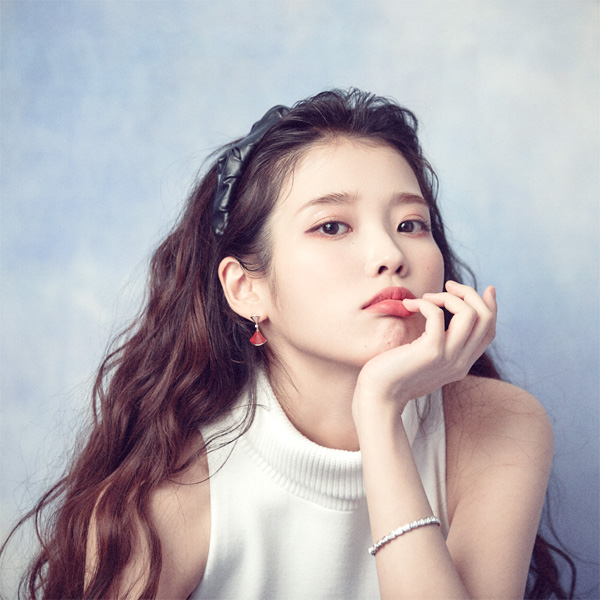
#> input picture OpenCV/code/chap06/image/img1.jpg, 600 x 600 px, found by its file name
$ python 13.py
#> lines starting #> are read from the running program, lines starting #| are printed output that depends on the picture; after the words box and inside, x2 and y2 are one past the last pixel; in counts of white or black regions, pixels touching at a corner belong together
import numpy as np, cv2

image = cv2.imread("c:/computervision/chap06/image/img1.jpg", 1)
#> image is the input picture: shape (600, 600, 3); mean B, G, R 178, 173.3, 180.2
if image is None : raise Exception("영상파일 읽기 오류")

Y = np.zeros((image.shape[0],image.shape[1]), np.float32)
Cb = np.zeros((image.shape[0],image.shape[1]), np.float32)
Cr = np.zeros((image.shape[0],image.shape[1]), np.float32)

b, g, r = cv2.split(image)
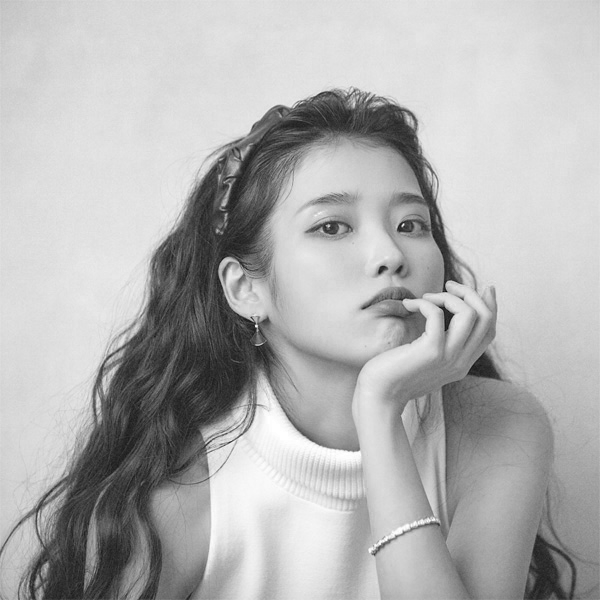
#> b: shape (600, 600); min 13, max 255, mean 178
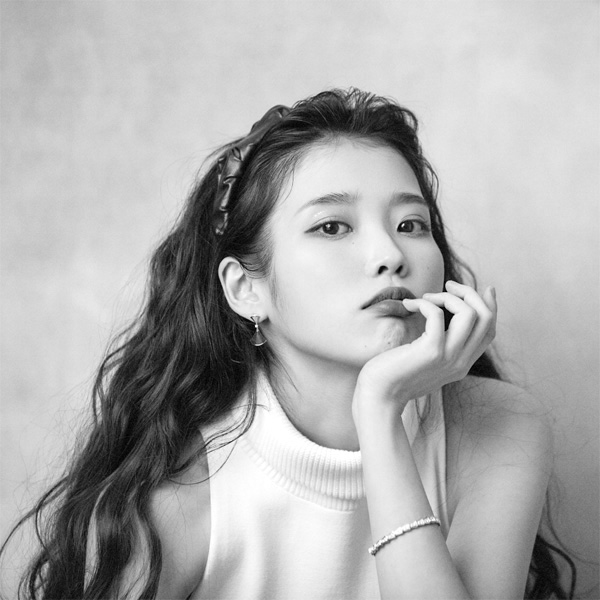
#> g: shape (600, 600); min 0, max 255, mean 173.3
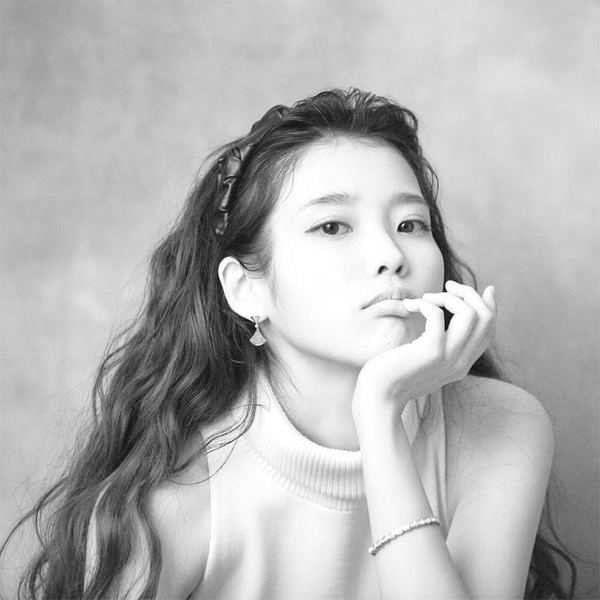
#> r: shape (600, 600); min 9, max 255, mean 180.2
Y = 0.299*r + 0.587*g + 0.114*b
Cb = (r-Y)*0.564 + 128
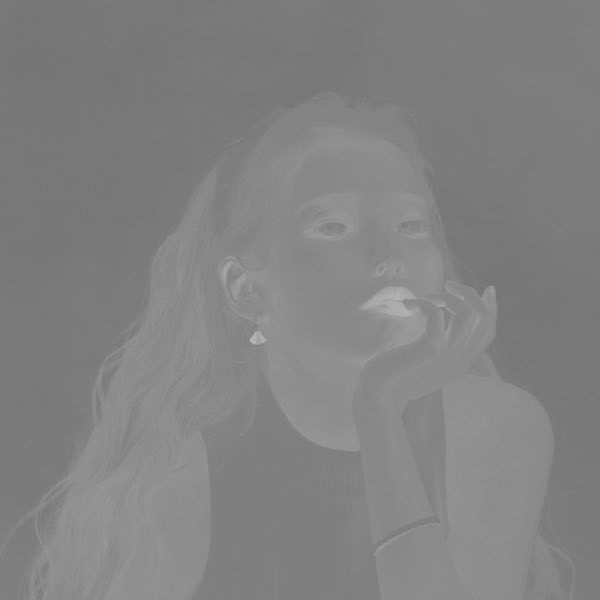
#> Cb: shape (600, 600) float64; min 115.4, max 190.7, mean 130.4
Cr = (b-Y)*0.713 + 128
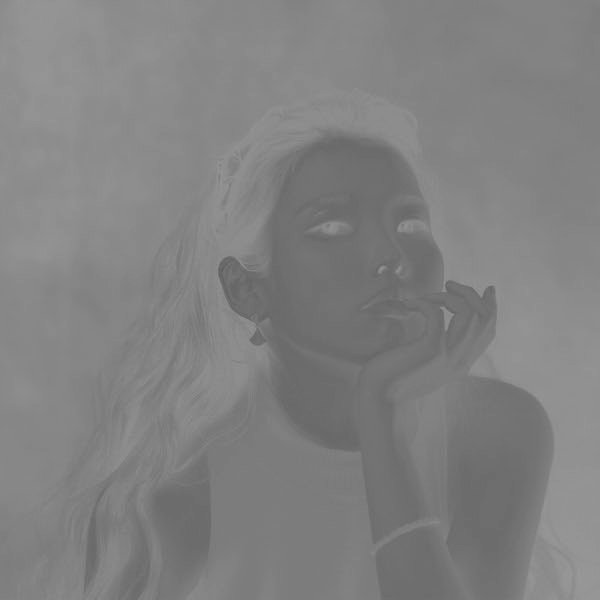
#> Cr: shape (600, 600) float64; min 95.22, max 153.1, mean 129.5

Y = np.round(Y)
Y = Y.astype('uint8')
Cb = np.round(Cb)
Cb = Cb.astype('uint8')
Cr = np.round(Cr)
Cr = Cr.astype('uint8')

zero = np.zeros((image.shape[0],image.shape[1]), np.uint8)
YCbCr = cv2.merge([Y, Cr, Cb])
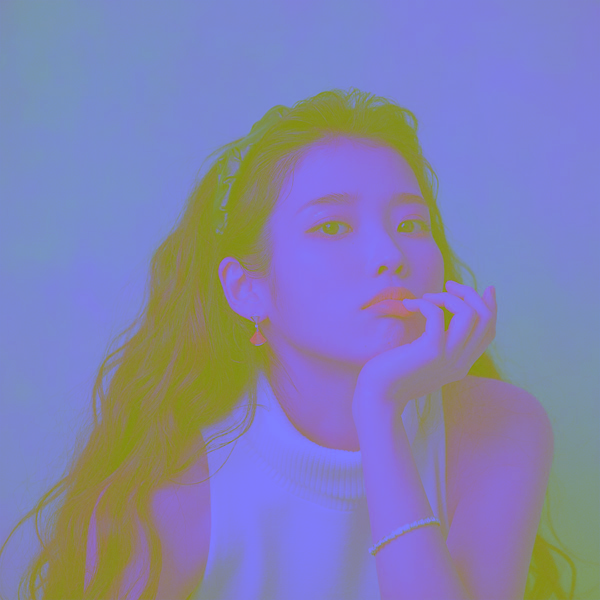
#> YCbCr: shape (600, 600, 3); mean of channels 0, 1, 2 175.9, 129.5, 130.4; drawn as B, G, R
YCC = cv2.split(YCbCr)

cv2.imshow('YCbCr', YCbCr)
cv2.imshow('Y', YCC[0])
cv2.imshow('Cr', YCC[1])
cv2.imshow('Cb', YCC[2])
cv2.waitKey(0)

$ run again, with OpenCV/code/chap06/image/img2.jpg copied over OpenCV/code/chap06/image/img1.jpg
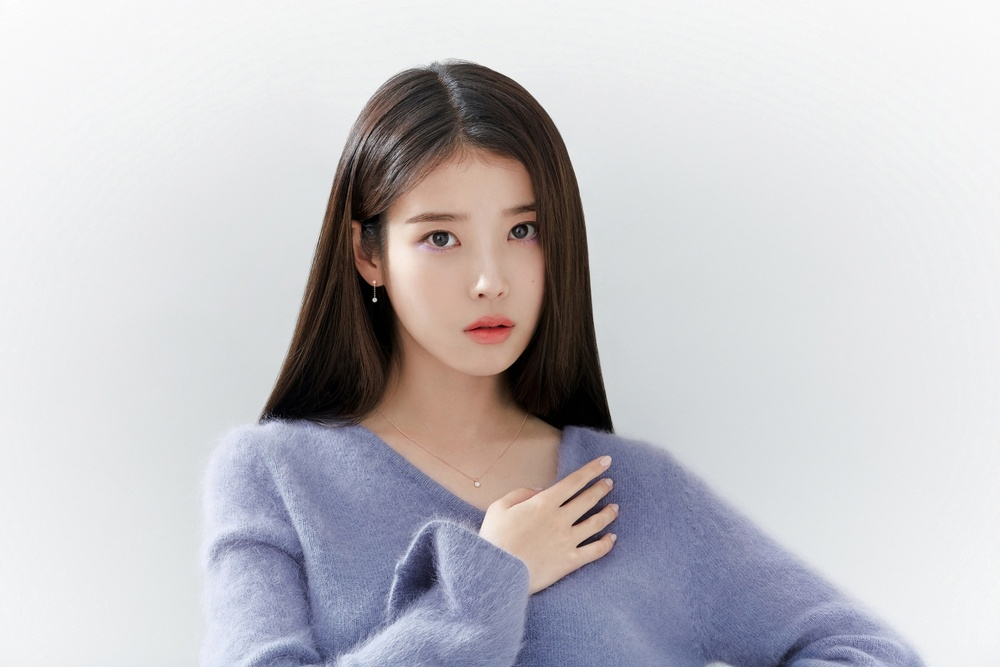
#> input picture OpenCV/code/chap06/image/img2.jpg, 1000 x 667 px, shrunk from 1280 x 854 before the run, found by its file name
#> image is the input picture: shape (667, 1000, 3); mean B, G, R 198.4, 194.1, 196.1
#> `Cr = (b-Y)*0.713 + 128`:
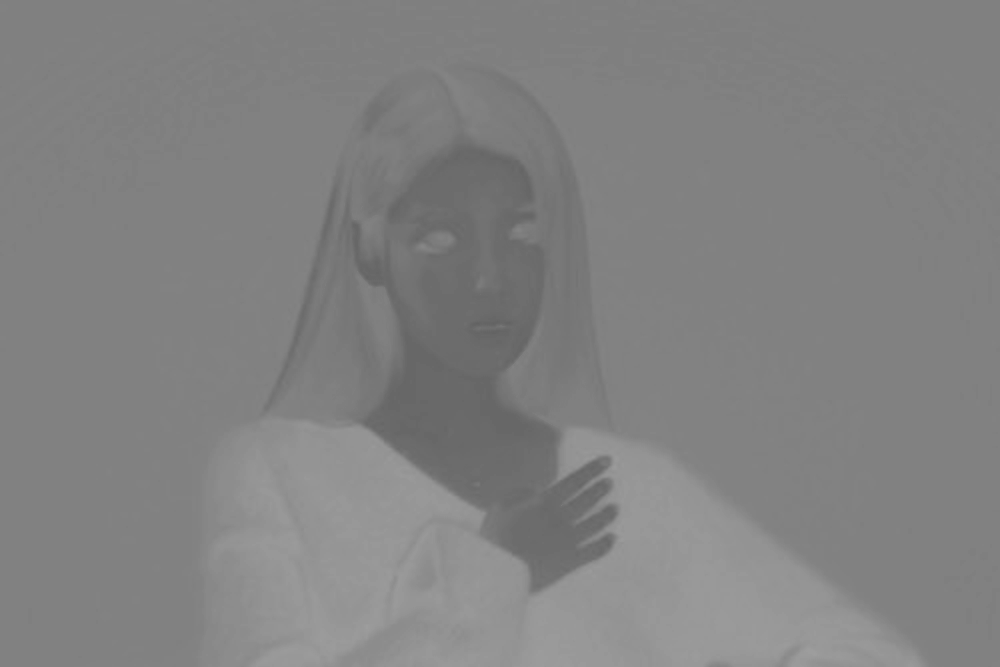
#> Cr: shape (667, 1000) float64; min 98.65, max 158.6, mean 130.3
#> `YCbCr = cv2.merge([Y, Cr, Cb])`:
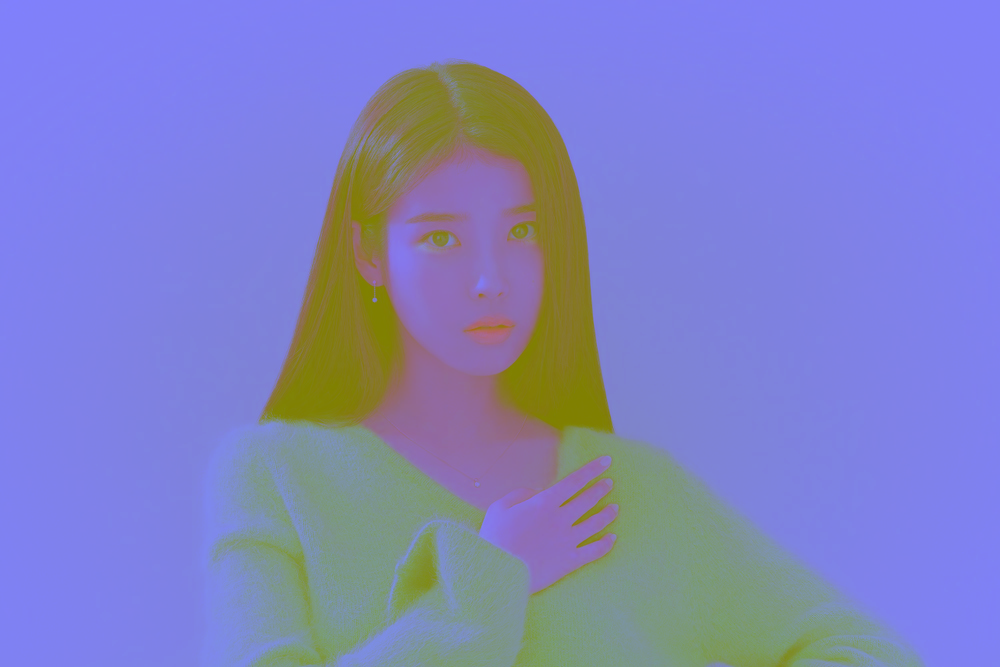
#> YCbCr: shape (667, 1000, 3); mean of channels 0, 1, 2 195.1, 130.1, 128.3; drawn as B, G, R

$ run again, with OpenCV/code/chap06/image/img3.JPG copied over OpenCV/code/chap06/image/img1.jpg
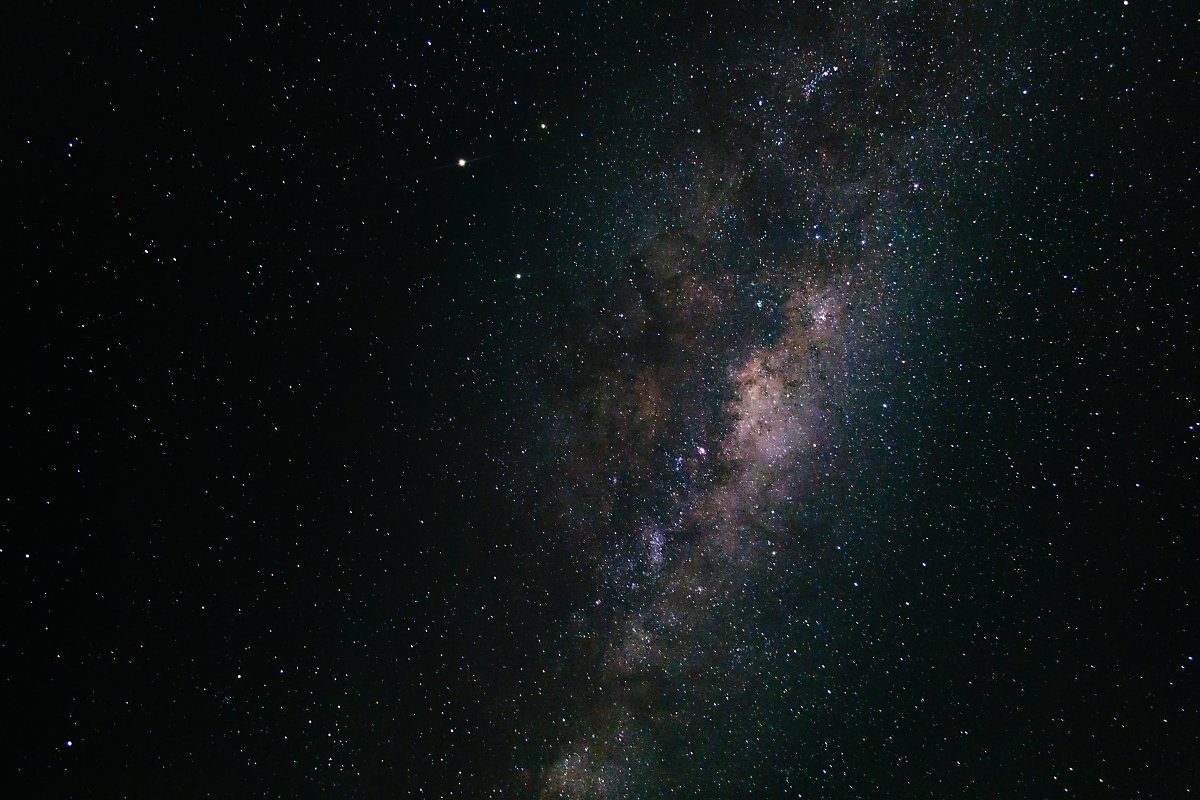
#> input picture OpenCV/code/chap06/image/img3.JPG, 1200 x 800 px, found by its file name
#> image is the input picture: shape (800, 1200, 3); mean B, G, R 21.5, 21, 16
#> `Cb = (r-Y)*0.564 + 128`:
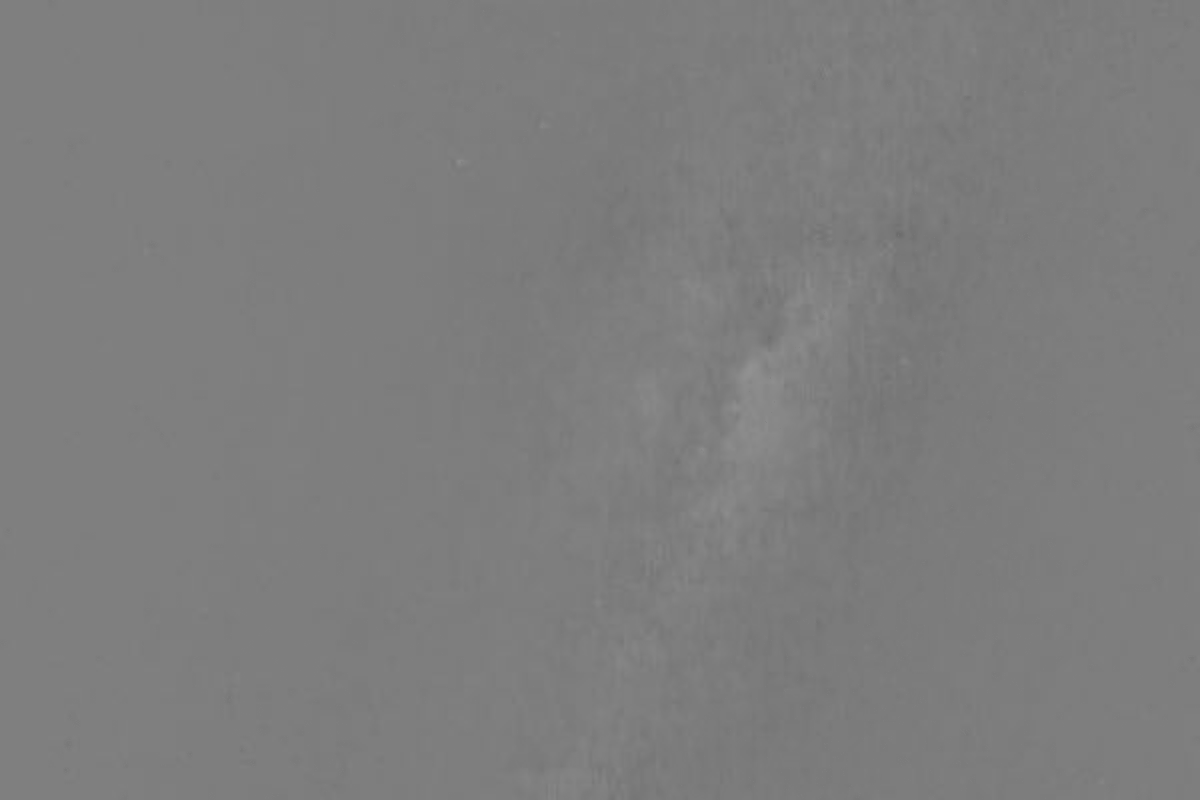
#> Cb: shape (800, 1200) float64; min 107.6, max 146.2, mean 126
#> `YCbCr = cv2.merge([Y, Cr, Cb])`:
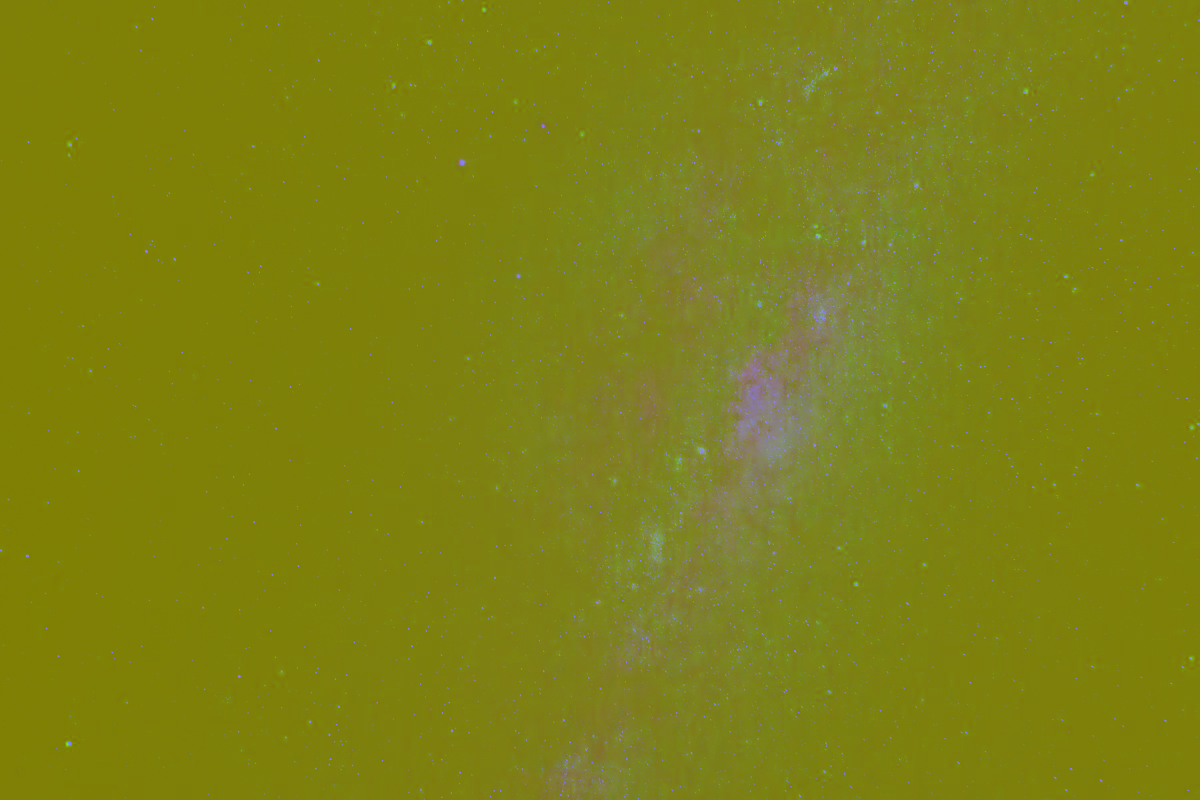
#> YCbCr: shape (800, 1200, 3); mean of channels 0, 1, 2 19.5, 129.3, 125.9; drawn as B, G, R

$ run again, with OpenCV/code/chap06/image/img4.jpg copied over OpenCV/code/chap06/image/img1.jpg
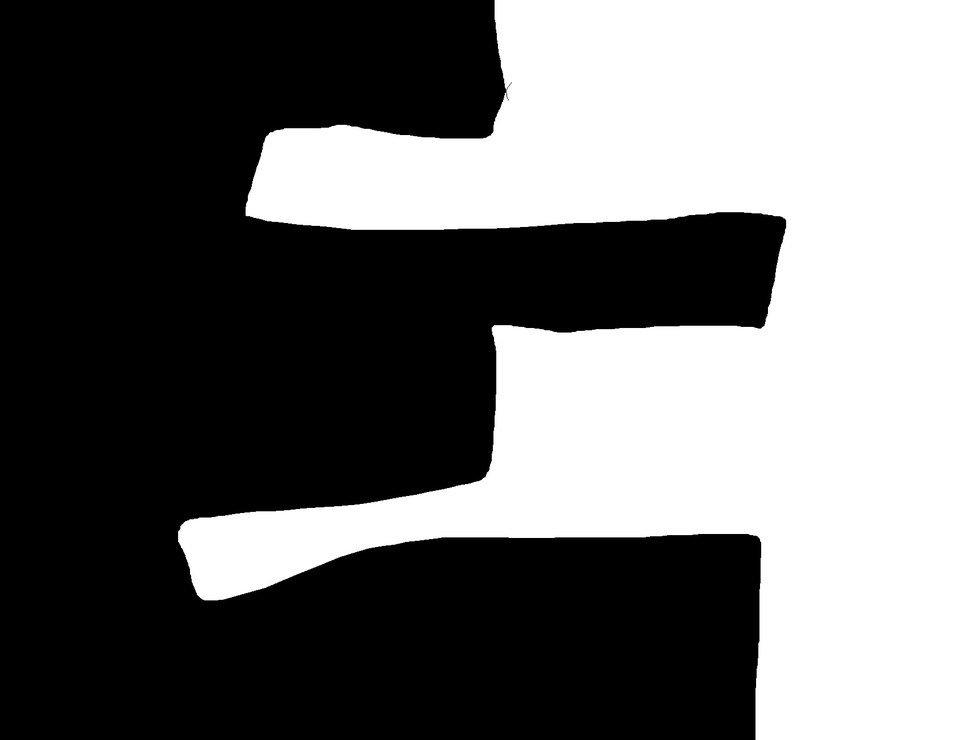
#> input picture OpenCV/code/chap06/image/img4.jpg, 954 x 740 px, shrunk from 1682 x 1304 before the run, found by its file name
#> image is the input picture: shape (740, 954, 3); min 0, max 255, mean 107.3
#> `Cb = (r-Y)*0.564 + 128`:
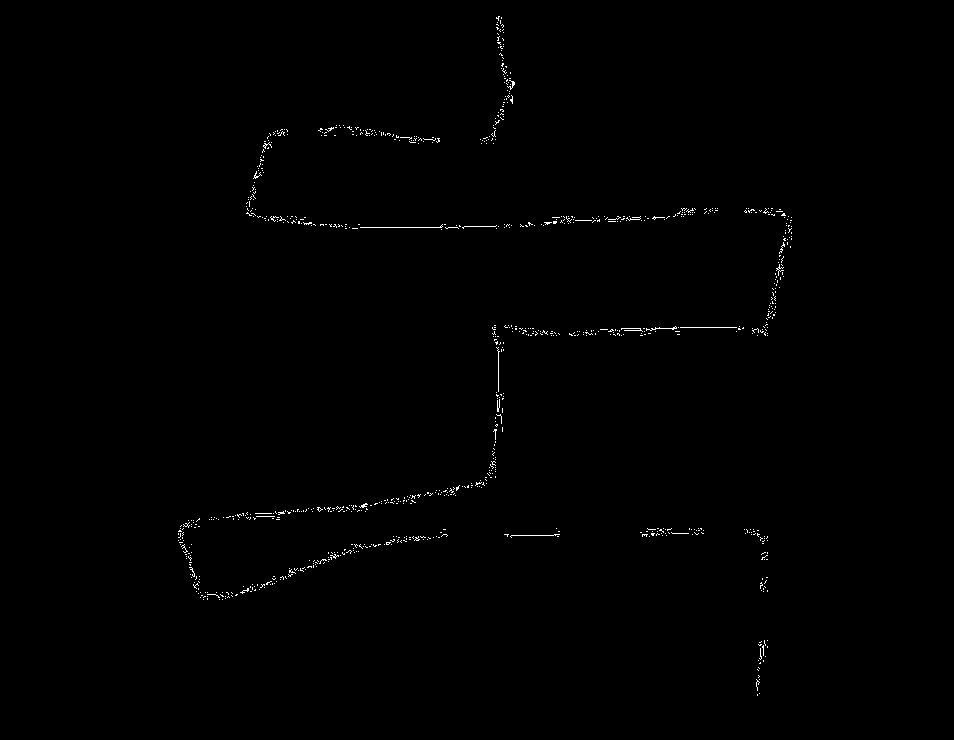
#> Cb: shape (740, 954) float64; values 128 (black) and 128 (white), 0.45% white in thin lines or dots, all inside (x1, y1, x2, y2) = (178, 16, 792, 696)
#> `YCbCr = cv2.merge([Y, Cr, Cb])`:
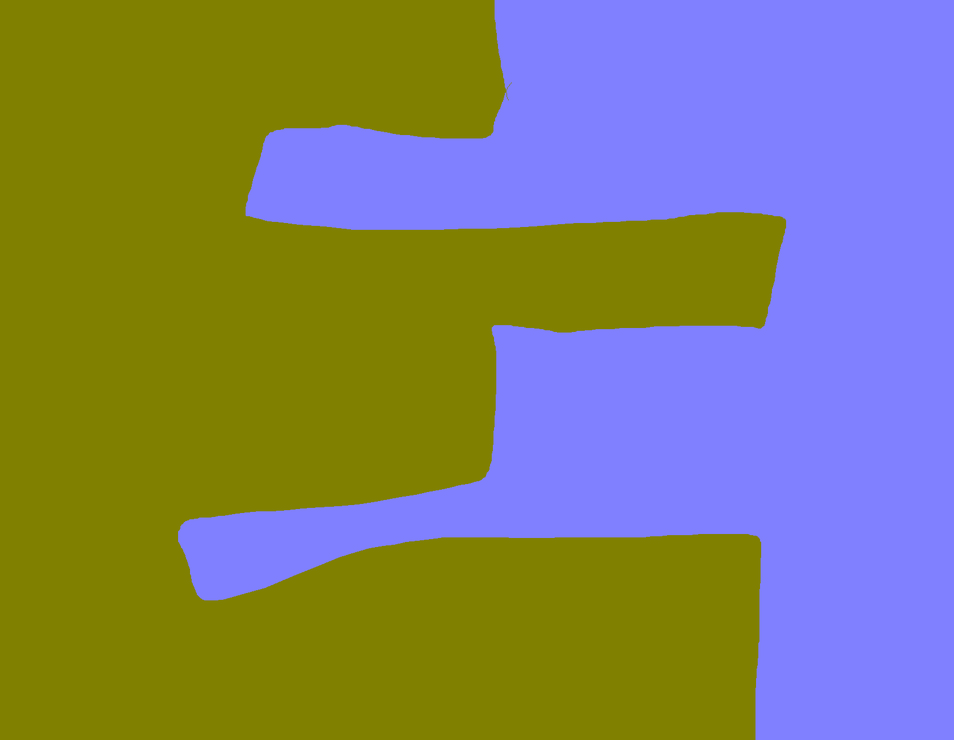
#> YCbCr: shape (740, 954, 3); mean of channels 0, 1, 2 107.3, 128, 128; drawn as B, G, R
